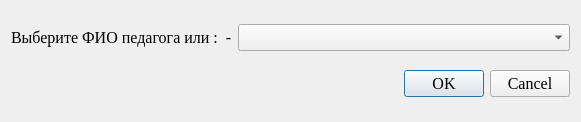
<?xml version="1.0" encoding="UTF-8"?>
<ui version="4.0">
 <class>TeacherChoice</class>
 <widget class="QDialog" name="TeacherChoice">
  <property name="geometry">
   <rect>
    <x>0</x>
    <y>0</y>
    <width>581</width>
    <height>122</height>
   </rect>
  </property>
  <property name="font">
   <font>
    <family>Times New Roman</family>
    <pointsize>12</pointsize>
   </font>
  </property>
  <property name="windowTitle">
   <string>Выбор преподавателя</string>
  </property>
  <layout class="QVBoxLayout" name="verticalLayout">
   <item>
    <layout class="QHBoxLayout" name="horizontalLayout" stretch="2,3">
     <item>
      <widget class="QLabel" name="label">
       <property name="font">
        <font>
         <family>Times New Roman</family>
         <pointsize>12</pointsize>
        </font>
       </property>
       <property name="text">
        <string>Выберите ФИО педагога или :  -</string>
       </property>
      </widget>
     </item>
     <item>
      <widget class="QComboBox" name="comboBox_TeacherChoice"/>
     </item>
    </layout>
   </item>
   <item>
    <widget class="QDialogButtonBox" name="buttonBox">
     <property name="orientation">
      <enum>Qt::Horizontal</enum>
     </property>
     <property name="standardButtons">
      <set>QDialogButtonBox::Cancel|QDialogButtonBox::Ok</set>
     </property>
    </widget>
   </item>
  </layout>
 </widget>
 <resources/>
 <connections>
  <connection>
   <sender>buttonBox</sender>
   <signal>accepted()</signal>
   <receiver>TeacherChoice</receiver>
   <slot>accept()</slot>
   <hints>
    <hint type="sourcelabel">
     <x>248</x>
     <y>254</y>
    </hint>
    <hint type="destinationlabel">
     <x>157</x>
     <y>274</y>
    </hint>
   </hints>
  </connection>
  <connection>
   <sender>buttonBox</sender>
   <signal>rejected()</signal>
   <receiver>TeacherChoice</receiver>
   <slot>reject()</slot>
   <hints>
    <hint type="sourcelabel">
     <x>316</x>
     <y>260</y>
    </hint>
    <hint type="destinationlabel">
     <x>286</x>
     <y>274</y>
    </hint>
   </hints>
  </connection>
 </connections>
</ui>
